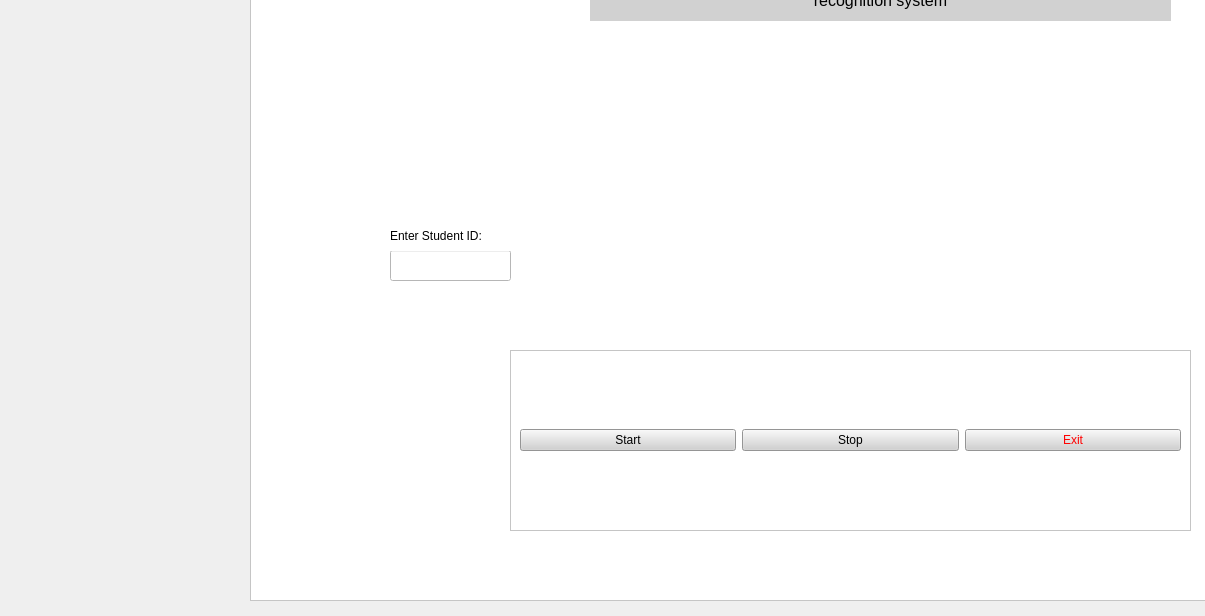
<?xml version="1.0" encoding="UTF-8"?>
<ui version="4.0">
 <class>Form</class>
 <widget class="QWidget" name="Form">
  <property name="geometry">
   <rect>
    <x>0</x>
    <y>0</y>
    <width>1205</width>
    <height>616</height>
   </rect>
  </property>
  <property name="windowTitle">
   <string>Form</string>
  </property>
  <widget class="QFrame" name="frame">
   <property name="geometry">
    <rect>
     <x>250</x>
     <y>-50</y>
     <width>1221</width>
     <height>651</height>
    </rect>
   </property>
   <property name="styleSheet">
    <string notr="true">background-color: rgb(0, 0, 0);
background-color: rgb(255, 255, 255);</string>
   </property>
   <property name="frameShape">
    <enum>QFrame::Shape::StyledPanel</enum>
   </property>
   <property name="frameShadow">
    <enum>QFrame::Shadow::Raised</enum>
   </property>
   <widget class="QLabel" name="label">
    <property name="geometry">
     <rect>
      <x>340</x>
      <y>30</y>
      <width>581</width>
      <height>41</height>
     </rect>
    </property>
    <property name="styleSheet">
     <string notr="true">background-color: rgb(209, 209, 209);</string>
    </property>
    <property name="text">
     <string>&lt;html&gt;&lt;head/&gt;&lt;body&gt;&lt;p align=&quot;center&quot;&gt;&lt;span style=&quot; font-size:12pt;&quot;&gt;recognition system&lt;/span&gt;&lt;/p&gt;&lt;/body&gt;&lt;/html&gt;</string>
    </property>
   </widget>
   <widget class="QFrame" name="frame_2">
    <property name="geometry">
     <rect>
      <x>260</x>
      <y>400</y>
      <width>681</width>
      <height>181</height>
     </rect>
    </property>
    <property name="frameShape">
     <enum>QFrame::Shape::StyledPanel</enum>
    </property>
    <property name="frameShadow">
     <enum>QFrame::Shadow::Raised</enum>
    </property>
    <layout class="QHBoxLayout" name="horizontalLayout">
     <item>
      <widget class="QPushButton" name="pushButton_3">
       <property name="styleSheet">
        <string notr="true">background-color: rgb(209, 209, 209);</string>
       </property>
       <property name="text">
        <string>Start</string>
       </property>
      </widget>
     </item>
     <item>
      <widget class="QPushButton" name="pushButton_2">
       <property name="styleSheet">
        <string notr="true">background-color: rgb(209, 209, 209);</string>
       </property>
       <property name="text">
        <string>Stop</string>
       </property>
      </widget>
     </item>
     <item>
      <widget class="QPushButton" name="pushButton">
       <property name="styleSheet">
        <string notr="true">background-color: rgb(209, 209, 209);
color: rgb(255, 0, 0);</string>
       </property>
       <property name="text">
        <string>Exit</string>
       </property>
      </widget>
     </item>
    </layout>
   </widget>
   <widget class="QLineEdit" name="lineEdit">
    <property name="geometry">
     <rect>
      <x>140</x>
      <y>300</y>
      <width>121</width>
      <height>31</height>
     </rect>
    </property>
   </widget>
   <widget class="QLabel" name="label_2">
    <property name="geometry">
     <rect>
      <x>140</x>
      <y>270</y>
      <width>191</width>
      <height>31</height>
     </rect>
    </property>
    <property name="text">
     <string>Enter Student ID:</string>
    </property>
   </widget>
  </widget>
 </widget>
 <resources>
  <include location="image.qrc"/>
 </resources>
 <connections/>
</ui>
